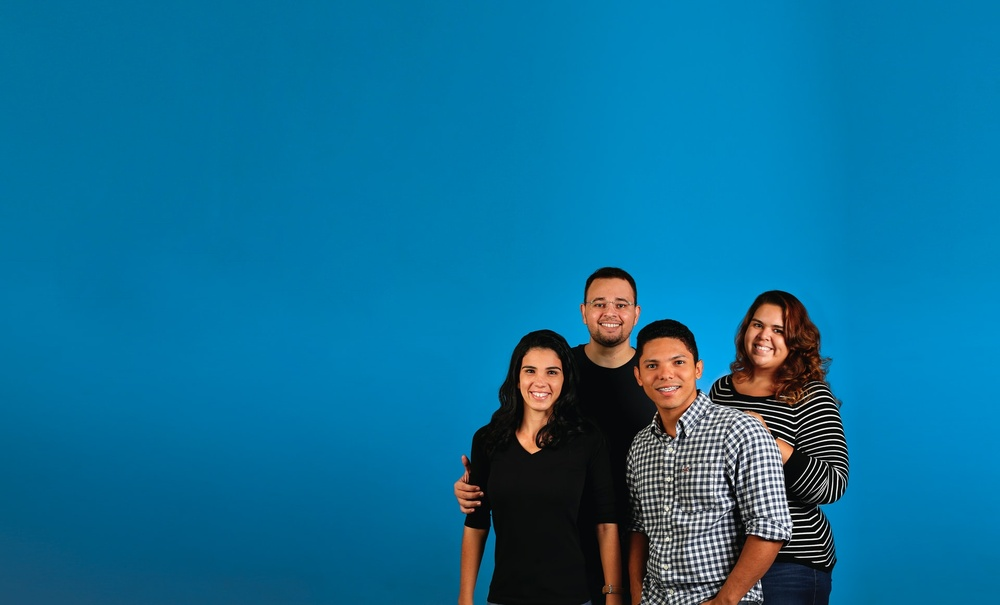
#> input picture py_picstor/Images/Input/people.jpg, 1000 x 605 px, shrunk from 1920 x 1162 before the run
$ python main.py
#> lines starting #> are read from the running program, lines starting #| are printed output that depends on the picture
### py_picstor/rootPath.py
import os


def get_root_path():
    Root_DIR = os.path.dirname(os.path.abspath(__file__))
    return Root_DIR

### py_picstor/Thermal/main.py
import cv2
from rootPath import get_root_path


class Thermal:
    def __init__(self, i_Image):
#> called with i_Image = 'py_picstor/Images/Input/people.jpg'
        self.img = cv2.imread(i_Image)
#> self.img is the input picture: shape (605, 1000, 3); mean B, G, R 153.1, 111.4, 13.6
        self.output = get_root_path() + '/Images/Output/'

    def applyThermal(self):
        heatmap = cv2.applyColorMap(self.img, cv2.COLORMAP_HSV)
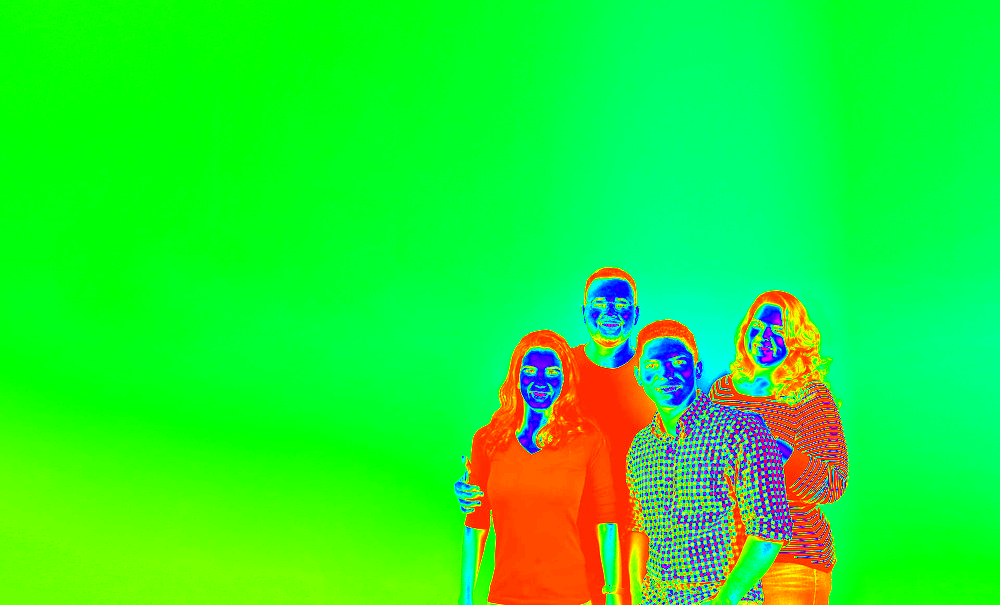
#> heatmap: shape (605, 1000, 3); mean B, G, R 50.2, 233.2, 37.5
        cv2.imwrite(self.output + 'Thermal.jpg', heatmap)


if __name__ == "__main__":
    test = Thermal(get_root_path() + '/Images/Input/people.jpg')
    test.applyThermal()

$ run again, with py_picstor/Images/Input/img.jpg copied over py_picstor/Images/Input/people.jpg
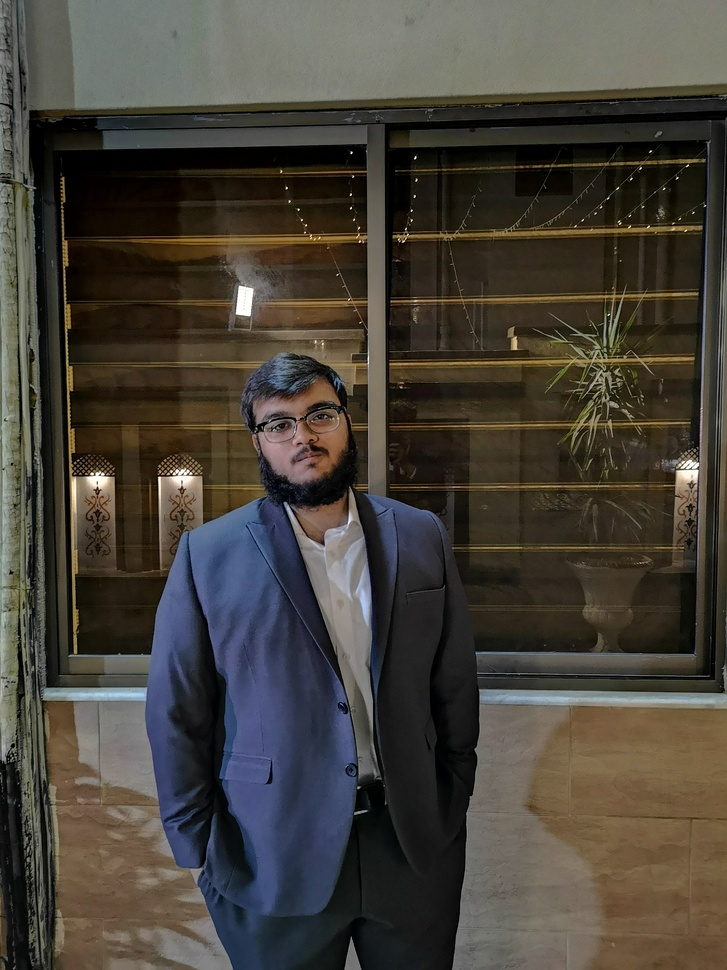
#> input picture py_picstor/Images/Input/img.jpg, 727 x 970 px, shrunk from 2736 x 3648 before the run
#> in __init__, self.img is the input picture: shape (970, 727, 3); mean B, G, R 57.8, 65.9, 70.7
#> in applyThermal, `heatmap = cv2.applyColorMap(self.img, cv2.COLORMAP_HSV)`:
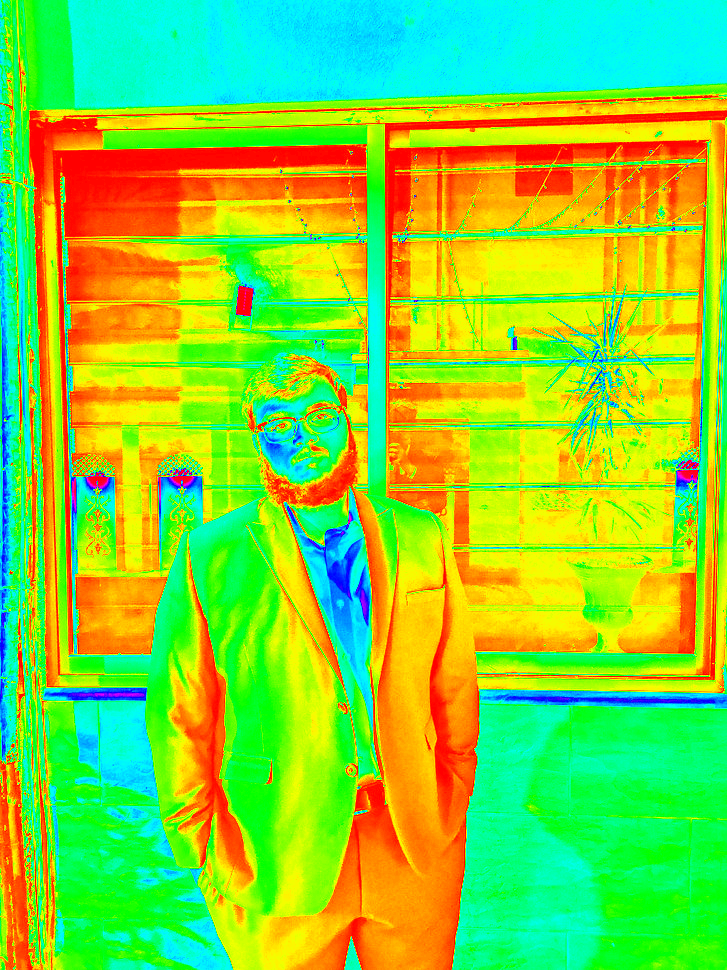
#> heatmap: shape (970, 727, 3); mean B, G, R 56, 209.5, 133.4
